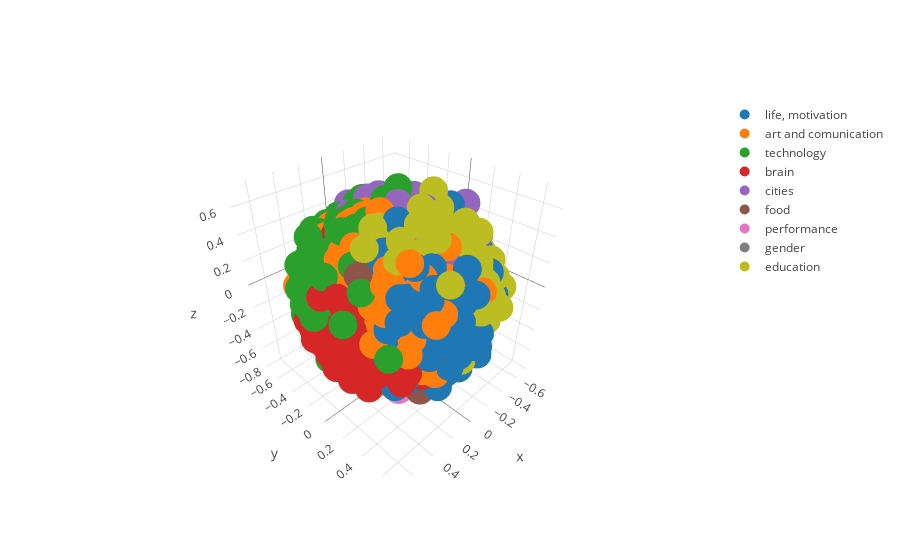

Notebook code cell kept with this figure:
### Code cell
plotData = pd.concat(
    [toPlot, pd.DataFrame(data = Y.embedding_, index = toPlot.index, columns=['x','y','z'])],
    axis=1
)
traces = []

for cname in plotData.catName.unique():
    df = plotData[plotData.catName==cname]
    traces.append(go.Scatter3d(
        name=cname,
        x=df.x,
        y=df.y,
        z=df.z,
        hovertext = "<b style=\"max-width:200px\">"+df.title+"</b><br>"+
                    df.speaker+'<br>'+
                    df.event,
        hoverinfo='text',
        mode='markers',
        marker={
            'size':10
        }
    ))

fig = go.Figure(data=traces)
iplot(fig)
